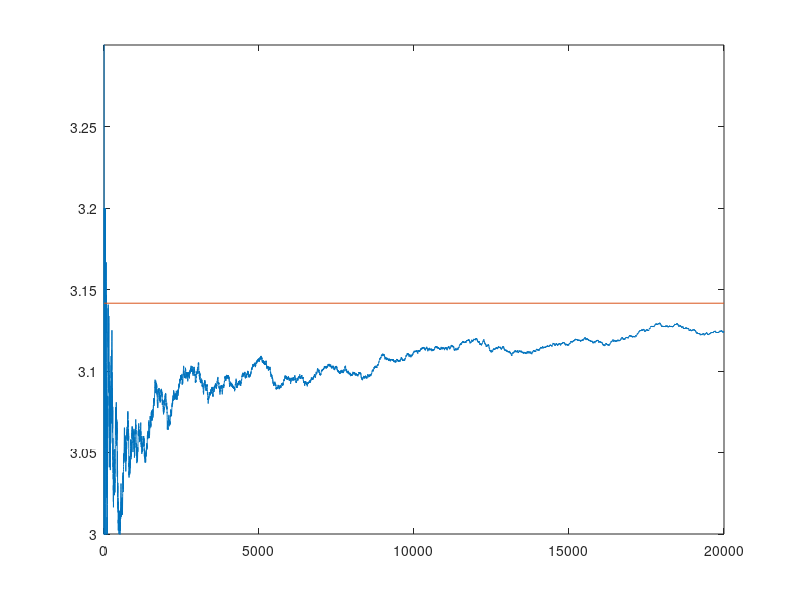

This chart was generated by the following MATLAB code:
function dvp = demo_vypocetpi_jedenkvadrant()
%
% Vypocet hodnoty cisla PI metodou Monte Carlo
%
%
% POZN.: rand generuje cisla v otevrenem intervalu (0,1),
%        lepsi by byl uzavreny, ale to zde zanedbavame
%

%% Parametry simulace 

nkap      = 20000;  % pocet kapek (vystrelu)
vykresluj = 0;      % vykreslovani kapek v kruhu
nsteps    = 10;     % pocet kroku, pokud vykresluj==1

%% Inicializace promennych

kapek   =  0;   % pocet kapek
vkruhu  =  0;   % pocet kapek v kruhu
npi     =  0.0; % aktualni odhad PI



if (vykresluj==0) 
    %% Jednoducha varianta: jen na konci vykresli vyvoj vypoc. PI
    plotNum = zeros(nkap,1);
    plotPi  = zeros(nkap,1);

    for i=1:nkap
        kapek = kapek+1; 
        x     = rand(1,2);    % dve nahodna cisla od 0 do 1 - bod (x1,x2)
        % jsou uvnitr kruhu se stredem (0,0) a polomerem 1?
        if ( x(1)^2+x(2)^2 < 1.0 ) 
            vkruhu = vkruhu + 1;    % pricteme je
        end;
        npi       = 4 * vkruhu / kapek; 
        plotPi(i) = npi;
    end;
    
    % nakreslime cely vyvoj PI
    figure
    plot(1:nkap,plotPi, [0 nkap], [pi pi]);
    axis([0 nkap 3 3.3]);

    
    
else
    %% Graficka varianta: prubezne (v krocich) kresli kapky a vyvoj PI
    
    np1s = nkap / nsteps;
    plotNum = zeros(nsteps,1);
    plotPi  = zeros(nsteps,1);
    
    figure; axes;
    subplot(1,2,1)
    axis square
    
    box on;
    rectangle('Position',[-1,-1,2,2],'Curvature',[1,1]);
    axis([0,1,0,1]);
    hold on;

    for i=1:nsteps
      
        % prepneme na obrazek kapek
        subplot(1,2,1)

        % dalsi krok (varka kapek)
        for j=1:np1s,
            kapek=kapek+1; 
            x=rand(1,2); % dve nahodna cisla od 0 do 1 - bod (x1,x2)
            % jsou uvnitr kruhu se stredem (0.5,0.5) a polomerem 0.5?
            if ( x(1)^2+x(2)^2 < 1.0 ) 
                vkruhu = vkruhu + 1;    % pricteme je
                plot(x(1),x(2),'o','Color',[1 0 0]); % a nakreslime cervene
            else
                plot(x(1),x(2),'o','Color',[0 0 1]); % nakreslime modre
            end;
        end;
        npi = 4 * vkruhu / kapek; 
        % delete(h);
        plotNum(i) = kapek;
        plotPi(i)  = npi;
        str = sprintf('%u kapek, vypoct. PI je %g',kapek,npi);
        h   = title(str);
        % waitforbuttonpress;
        drawnow; 
    
        % prekreslime vyvoj vypocteneho PI po aktualnim kroku
        subplot(1,2,2)
        plot(plotNum(1:i),plotPi(1:i), [0 nkap], [pi pi]);
        axis([0 nkap 3.05 3.25]);
        
        drawnow; 
    end;
    subplot(1,2,1)
    hold off;

    
end;
    
%% vypiseme vysledek
disp(['Pocet kapek ' num2str(nkap) '. Vypoctene PI je ' num2str(npi)]);


end
